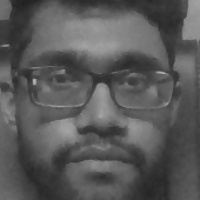
#> input picture data/user.1.1.jpg, 200 x 200 px, given in place of the camera
$ jupyter execute Generating_dataset.ipynb
#> lines starting #> are read from the running program, lines starting #| are printed output that depends on the picture
[cell 1]
#1. Generate dataset
#2. Train the classifier and save it
#3. detect the face and name it if it is already stored in our dataset

[cell 2]
import cv2 as cv

[cell 3]
def generate_dataset():
    face_classifier = cv.CascadeClassifier("haarcascade_frontalface_default.xml")

    def face_cropped(img):
        gray = cv.cvtColor(img, cv.COLOR_BGR2GRAY)
        faces = face_classifier.detectMultiScale(gray, 1.3, 5)

        if len(faces) == 0:  # Corrected condition
            return None

        for (x, y, w, h) in faces:
            cropped_face = img[y:y+h, x:x+w]
        return cropped_face

    # Accessing the default camera of the system
    cap = cv.VideoCapture(0)
    id = 1
    img_id = 0

    while True:
        ret, frame = cap.read()
#> frame is the input picture: shape (200, 200, 3); min 32, max 181, mean 88.6
        if not ret:
            print("Failed to grab frame")
            break

        if face_cropped(frame) is not None:
#> in face_cropped, `faces = face_classifier.detectMultiScale(gray, 1.3, 5)`: faces = [[14, 11, 177, 177]]
#> the loop in face_cropped, `for (x, y, w, h) in faces:` made 1 pass
#> pass 1, in face_cropped, `cropped_face = img[y:y+h, x:x+w]`:
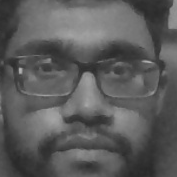
#> cropped_face: shape (177, 177, 3); min 40, max 181, mean 91.1
            img_id += 1
#> img_id = 1
            face = cv.resize(face_cropped(frame), (200, 200))
#> the loop in face_cropped (call 2), `for (x, y, w, h) in faces:` made 1 pass
            face = cv.cvtColor(face, cv.COLOR_BGR2GRAY)
#> face: shape (200, 200)
            file_name_path = "data/user." + str(id) + "." + str(img_id) + ".jpg"
#> file_name_path = 'data/user.1.1.jpg'
            cv.imwrite(file_name_path, face)
            cv.putText(face, str(img_id), (50, 50), cv.FONT_HERSHEY_COMPLEX, 1, (0, 255, 0), 2)
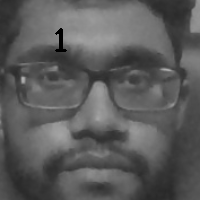
#> face: shape (200, 200); min 0, max 176, mean 90.6

            cv.imshow("Cropped face", face)
            if cv.waitKey(1) == 13 or img_id >= 200:  # Check for Enter key or 200 images
#> (key Esc is pressed here)
                break

    cap.release()
    cv.destroyAllWindows()
    print("Collecting samples is completed.........")

generate_dataset()
